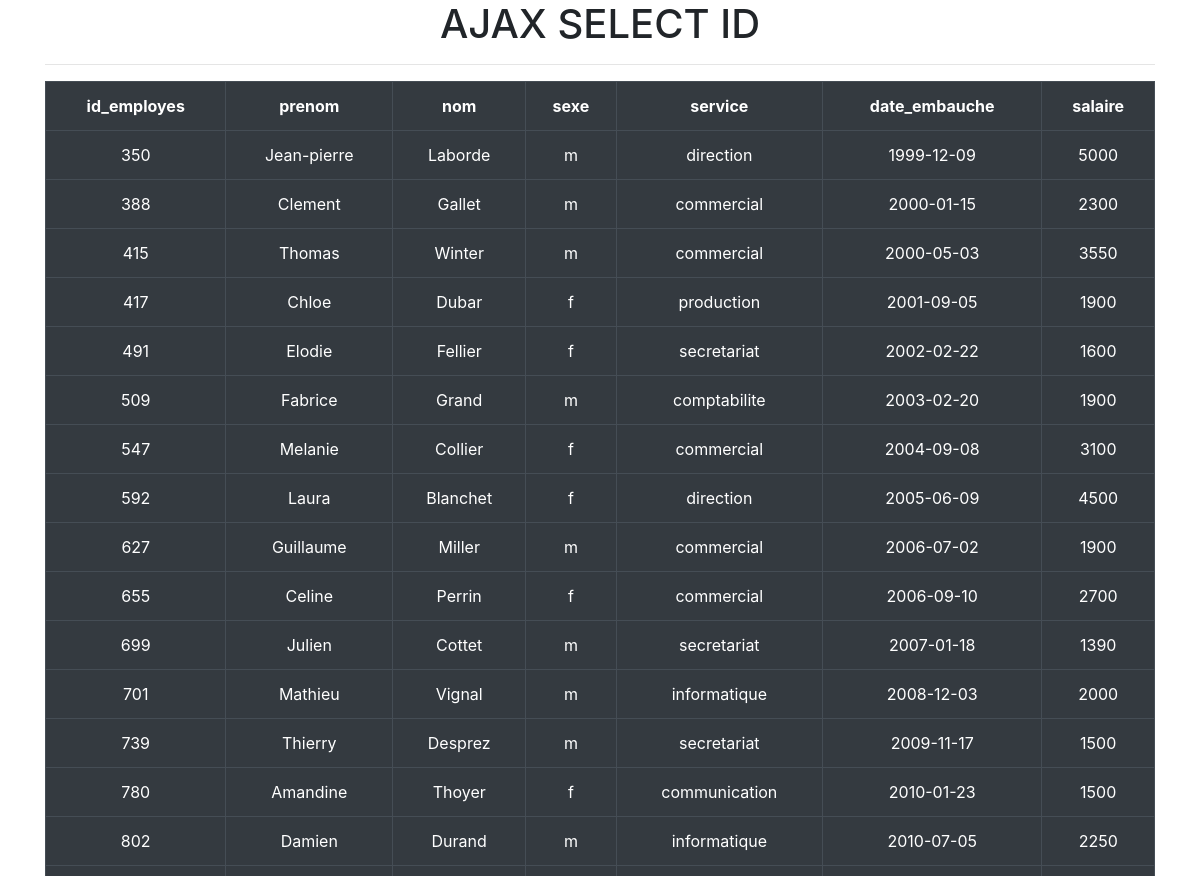
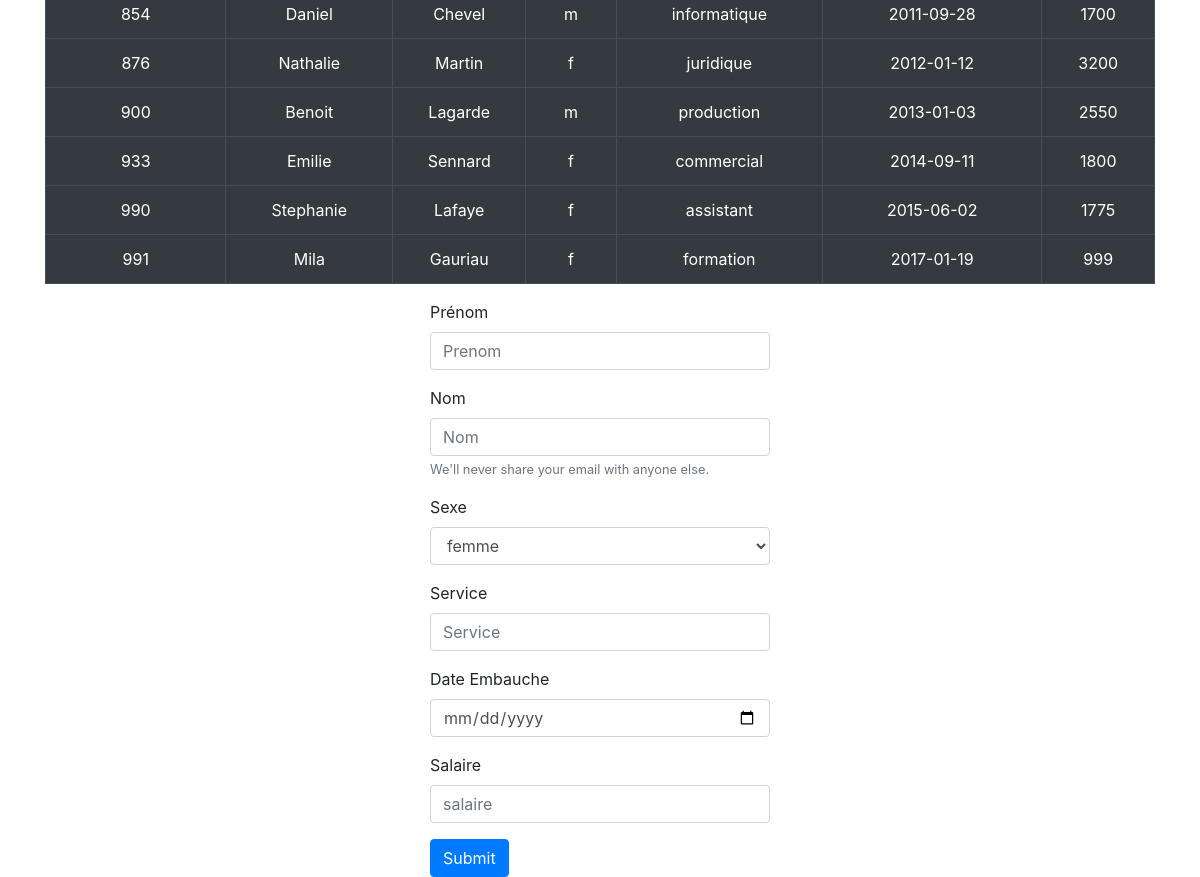
The app's page /Ajax_01/06-Ajax-insert-all/index.php with its own data (2 pictures, top to bottom).
### tables this page shows
CREATE TABLE `employes` (

  `id_employes` int(3) NOT NULL,

  `prenom` varchar(20) DEFAULT NULL,

  `nom` varchar(20) DEFAULT NULL,

  `sexe` enum('m','f') NOT NULL,

  `service` varchar(30) DEFAULT NULL,

  `date_embauche` date DEFAULT NULL,

  `salaire` float DEFAULT NULL

);

### Ajax_01/06-Ajax-insert-all/index.php (the view, shortened to what this page needs)
<?php
require_once('init.php');
?>
<!DOCTYPE html>
<html lang="en">
<head>
    <link rel="stylesheet" href="https://stackpath.bootstrapcdn.com/bootstrap/4.3.1/css/bootstrap.min.css">
</head>
<body>
<div class="container">
        <h1 class="display-5 text-center">AJAX SELECT ID</h1><hr>
<div id="resultat">
  <?php $result = $bdd->query("SELECT * FROM employes"); ?>
  <table class="table table-bordered text-center table-dark" ><tr>
      <?php for($i = 0; $i < $result->columnCount(); $i++): $colonne = $result->getColumnMeta($i); ?>
      <th><?= $colonne['name'] ?></th>
      <?php endfor; ?>
  </tr>
  <?php while($employes = $result->fetch(PDO::FETCH_ASSOC)): ?>
  <tr>
      <?php foreach($employes as $value): ?>
          <td><?= $value ?></td>
      <?php endforeach; ?>
  </tr>
      <?php endwhile; ?>
  </table>
</div>
<form class="col-md-4 offset-md-4" method="post" id="form1">
<div class="form-group">
    <label for="exampleInputPassword1">Prénom</label>
    <input type="text" class="form-control" id="prenom" placeholder="Prenom" name="prenom">
  </div>
  <div class="form-group">
    <label for="exampleInputEmail1">Nom</label>
    <input type="text" class="form-control" id="nom" aria-describedby="emailHelp" placeholder="Nom" name="nom">
    <small id="emailHelp" class="form-text text-muted">We'll never share your email with anyone else.</small>
  </div>
  <div class="form-group">
    <label for="exampleFormControlSelect1">Sexe</label>
    <select class="form-control" id="sexe">
      <option value="f">femme</option>
    </select>
  </div>
  <div class="form-group">
    <label for="exampleInputPassword1">Service</label>
    <input type="text" class="form-control" id="service" placeholder="Service" name="service">
  </div>
  <div class="form-group">
    <label for="exampleInputPassword1">Date Embauche</label>
    <input type="date" class="form-control" id="date_embauche" placeholder="date_embauche" name="date_embauche">
  </div>
  <div class="form-group">
    <label for="exampleInputPassword1">Salaire</label>
    <input type="number" class="form-control" id="salaire" placeholder="salaire" name="salaire">
  </div>
  <div>
  <button type="submit" class="btn btn-primary" id="submit">Submit</button>
  </div>
</form>
</div>
</body>
</html>

### records on screen
employes: id_employes "350", prenom "Jean-pierre", nom "Laborde", sexe "m", service "direction", date_embauche "1999-12-09", salaire "5000"
employes: id_employes "388", prenom "Clement", nom "Gallet", sexe "m", service "commercial", date_embauche "2000-01-15", salaire "2300"
employes: id_employes "415", prenom "Thomas", nom "Winter", sexe "m", service "commercial", date_embauche "2000-05-03", salaire "3550"
employes: id_employes "417", prenom "Chloe", nom "Dubar", sexe "f", service "production", date_embauche "2001-09-05", salaire "1900"
employes: id_employes "491", prenom "Elodie", nom "Fellier", sexe "f", service "secretariat", date_embauche "2002-02-22", salaire "1600"
employes: id_employes "509", prenom "Fabrice", nom "Grand", sexe "m", service "comptabilite", date_embauche "2003-02-20", salaire "1900"
employes: id_employes "547", prenom "Melanie", nom "Collier", sexe "f", service "commercial", date_embauche "2004-09-08", salaire "3100"
employes: id_employes "592", prenom "Laura", nom "Blanchet", sexe "f", service "direction", date_embauche "2005-06-09", salaire "4500"
employes: id_employes "627", prenom "Guillaume", nom "Miller", sexe "m", service "commercial", date_embauche "2006-07-02", salaire "1900"
employes: id_employes "655", prenom "Celine", nom "Perrin", sexe "f", service "commercial", date_embauche "2006-09-10", salaire "2700"
employes: id_employes "699", prenom "Julien", nom "Cottet", sexe "m", service "secretariat", date_embauche "2007-01-18", salaire "1390"
employes: id_employes "701", prenom "Mathieu", nom "Vignal", sexe "m", service "informatique", date_embauche "2008-12-03", salaire "2000"
employes: id_employes "739", prenom "Thierry", nom "Desprez", sexe "m", service "secretariat", date_embauche "2009-11-17", salaire "1500"
employes: id_employes "780", prenom "Amandine", nom "Thoyer", sexe "f", service "communication", date_embauche "2010-01-23", salaire "1500"
employes: id_employes "802", prenom "Damien", nom "Durand", sexe "m", service "informatique", date_embauche "2010-07-05", salaire "2250"
employes: id_employes "854", prenom "Daniel", nom "Chevel", sexe "m", service "informatique", date_embauche "2011-09-28", salaire "1700"
employes: id_employes "876", prenom "Nathalie", nom "Martin", sexe "f", service "juridique", date_embauche "2012-01-12", salaire "3200"
employes: id_employes "900", prenom "Benoit", nom "Lagarde", sexe "m", service "production", date_embauche "2013-01-03", salaire "2550"
employes: id_employes "933", prenom "Emilie", nom "Sennard", sexe "f", service "commercial", date_embauche "2014-09-11", salaire "1800"
employes: id_employes "990", prenom "Stephanie", nom "Lafaye", sexe "f", service "assistant", date_embauche "2015-06-02", salaire "1775"
employes: id_employes "991", prenom "Mila", nom "Gauriau", sexe "f", service "formation", date_embauche "2017-01-19", salaire "999"

### other values on screen
$colonne['name'] "id_employes"
$colonne['name'] "prenom"
$colonne['name'] "nom"
$colonne['name'] "sexe"
$colonne['name'] "service"
$colonne['name'] "date_embauche"
$colonne['name'] "salaire"
